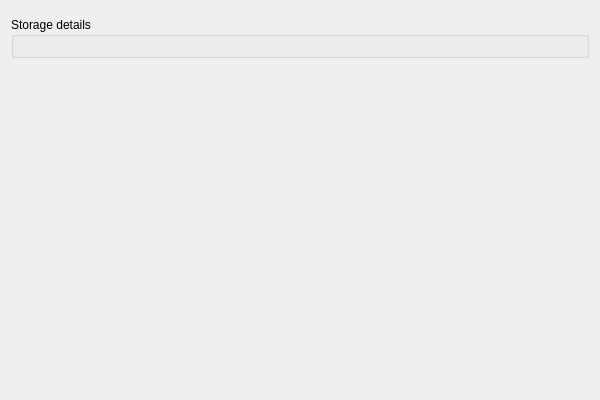
<?xml version="1.0" encoding="UTF-8"?>
<ui version="4.0">
 <comment>
 VBox frontends: Qt4 GUI ("VirtualBox"):

     Copyright (C) 2009-2012 Oracle Corporation

     This file is part of VirtualBox Open Source Edition (OSE), as
     available from http://www.virtualbox.org. This file is free software;
     you can redistribute it and/or modify it under the terms of the GNU
     General Public License (GPL) as published by the Free Software
     Foundation, in version 2 as it comes in the "COPYING" file of the
     VirtualBox OSE distribution. VirtualBox OSE is distributed in the
     hope that it will be useful, but WITHOUT ANY WARRANTY of any kind.
 </comment>
 <class>UINewHDWizardPageVariant</class>
 <widget class="QWidget" name="UINewHDWizardPageVariant">
  <property name="geometry">
   <rect>
    <x>0</x>
    <y>0</y>
    <width>600</width>
    <height>400</height>
   </rect>
  </property>
  <layout class="QVBoxLayout" name="m_pMainLayout">
   <item>
    <widget class="QIRichTextLabel" name="m_pLabel"/>
   </item>
   <item>
    <widget class="QGroupBox" name="m_pVariantContainer">
     <property name="sizePolicy">
      <sizepolicy hsizetype="MinimumExpanding" vsizetype="Fixed">
       <horstretch>0</horstretch>
       <verstretch>0</verstretch>
      </sizepolicy>
     </property>
     <property name="title">
      <string>Storage details</string>
     </property>
     <layout class="QVBoxLayout" name="m_pVariantsLayout"/>
    </widget>
   </item>
   <item>
    <spacer name="m_pSpacer">
     <property name="orientation">
      <enum>Qt::Vertical</enum>
     </property>
     <property name="sizeHint">
      <size>
       <width>0</width>
       <height>0</height>
      </size>
     </property>
    </spacer>
   </item>
  </layout>
 </widget>
 <customwidgets>
  <customwidget>
   <class>QIRichTextLabel</class>
   <extends>QWidget</extends>
   <header>QIRichTextLabel.h</header>
  </customwidget>
 </customwidgets>
 <resources/>
 <connections/>
</ui>
